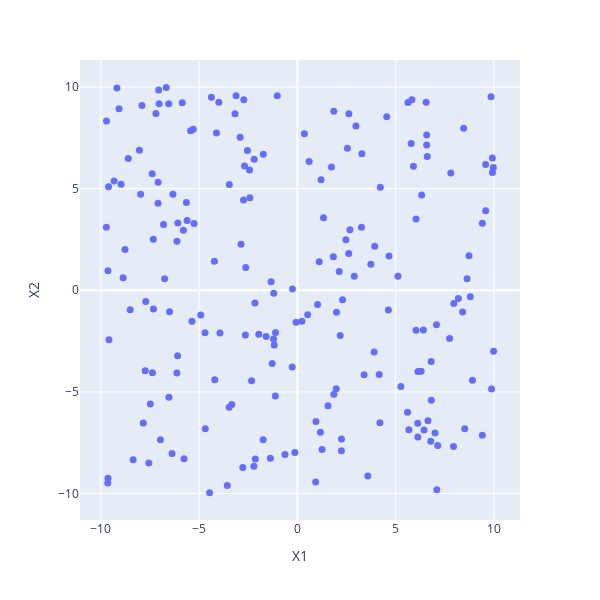

Notebook cell for this chart:
### Markdown cell above
## Plot $X_1$ vs. $X_2$

### Code cell
plot2D(linear_data, x="X1", y="X2", x_title="X1", y_title="X2", title="")

### Figure 1 — Plotly figure (JSON) as saved in the notebook; plotly's stock layout.template omitted (floating-point values rounded to 4 significant figures; data arrays with more than 128 entries replaced by an {"elided": "..."} marker saying what was removed)
{"data": [{"hovertemplate": "X1=%{x}<br>X2=%{y}<extra></extra>", "legendgroup": "", "marker": {"color": "#636efa", "size": 7, "symbol": "circle"}, "mode": "markers", "name": "", "orientation": "v", "showlegend": false, "type": "scatter", "x": {"elided": "200 float values"}, "xaxis": "x", "y": {"elided": "200 float values"}, "yaxis": "y"}], "layout": {"height": 600, "legend": {"tracegroupgap": 0}, "margin": {"t": 60}, "width": 600, "xaxis": {"anchor": "y", "autorange": true, "domain": [0, 1], "range": [-11.06, 11.33], "title": {"text": "X1"}, "type": "linear"}, "yaxis": {"anchor": "x", "autorange": true, "domain": [0, 1], "range": [-11.3, 11.33], "title": {"text": "X2"}, "type": "linear"}}}
